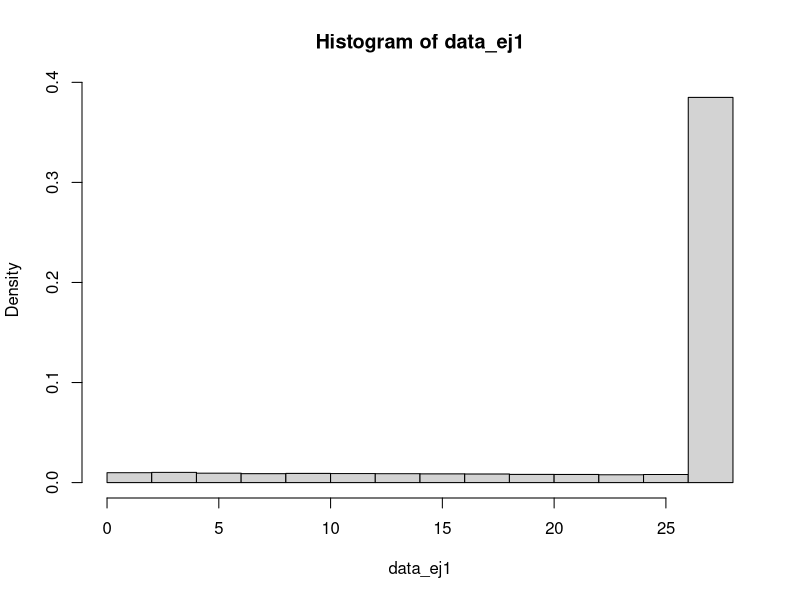

The R script that drew this image:
## ---- chunk 1
knitr::opts_chunk$set(echo=T, message=FALSE, warning=FALSE, 
                      out.width='100%', fig.align='center', eval=T)
## ---- chunk 2
library(MASS)
library(tidyverse)
## ---- chunk 3
#fijamos semilla
set.seed(27)
#simulamos
data_ej1<-pmin(rexp(n=100000,rate=1/100),rep(27,100000))
hist(data_ej1,probability = TRUE)
## ---- chunk 4

## ---- chunk 5
esperanza_empirica<-mean(data_ej1)
esperanza_empirica
## ---- chunk 6
Esp_1<-(100-127*exp(-27/100))/(1-exp(-27/100))
Prob_1=(1-exp(-27/100))
Prob_2=1-Prob_1
Esp_2=27
Esp_Teorica<-Esp_1*Prob_1+Esp_2*Prob_2
Esp_Teorica
## ---- chunk 7
Esp_Teorica-esperanza_empirica
## ---- chunk 8
cortes<-cut(data_ej1, breaks = c(0,27,Inf),right=FALSE)
observados<-table(cortes)
observados
esperados<-c(Prob_1,Prob_2)
chisq.test(x=observados,p=esperados) #Ji-cuadrada
## ---- chunk 9
alpha=0.95
d=200
u=800
posibles_pagos<-c()
for (i in seq(100,1000,by=100)){
  posibles_pagos[i/100]<-min(max(alpha*(i-d),0),alpha*(u-d))
}
valores_ej3<-data.frame("Perdida"=seq(100,1000,by=100),"Pago"=posibles_pagos,
                        "Probabilidad"=rep(1/10,10))
valores_ej3
valores_ej3_agrupados <- valores_ej3 %>%
  group_by(Pago) %>%
  summarise(Probabilidad=sum(Probabilidad))
valores_ej3_agrupados
## ---- chunk 10
esperanza_teorica_L3<-sum(valores_ej3$Pago*valores_ej3$Probabilidad)
esperanza_teorica_L3
## ---- chunk 11
set.seed(100)
datos_ej3b<-sample(pmin(pmax(alpha*(seq(100,1000,by=100)-d),0),alpha*(u-d)),1000000,replace=T)
esperanza_empirica_L3<-mean(datos_ej3b)
esperanza_empirica_L3
## ---- chunk 12
esperanza_teorica_L3-esperanza_empirica_L3
## ---- chunk 13
posibles_perdidas=posibles_pagos[posibles_pagos>0]
pago<-data.frame("Pago_positivo"=posibles_perdidas,
                 "Probabilidad"=rep((1/10)/(8/10),length(posibles_perdidas)))
pago
pago_agrupado<-pago %>%
  group_by(Pago_positivo) %>%
  summarise(Probabilidad=sum(Probabilidad))
pago_agrupado
## ---- chunk 14
esperanza_teorica_P3<-sum(pago$Pago_positivo*pago$Probabilidad)
esperanza_teorica_P3
## ---- chunk 15
set.seed(100)
datos_ej3d<-sample(pmin(pmax(alpha*(seq(100,1000,by=100)-d),0),alpha*(u-d))[pmin(pmax(alpha*(seq(100,1000,by=100)-d),0),alpha*(u-d))>0],1000000,replace=T)
esperanza_empirica_P3<-mean(datos_ej3d)
esperanza_empirica_P3
## ---- chunk 16
esperanza_teorica_P3-esperanza_empirica_P3
